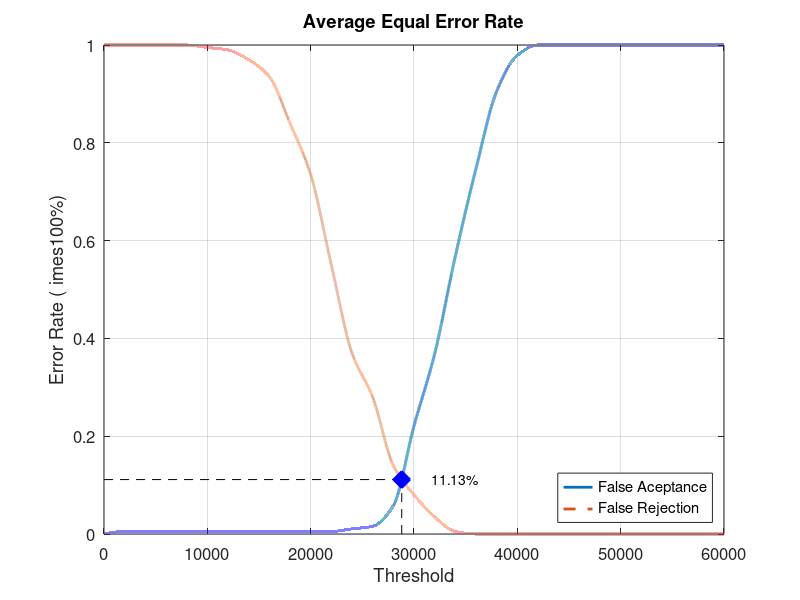
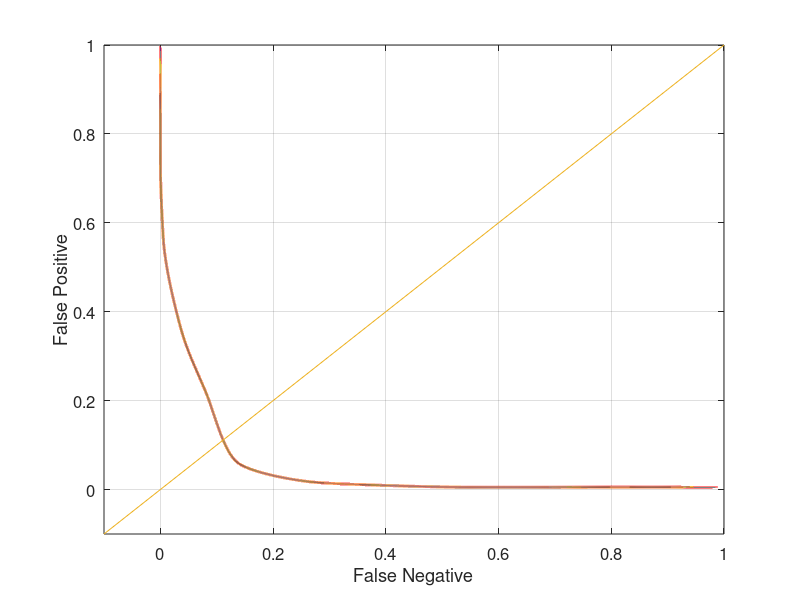

These charts were generated, in order, by the following MATLAB code:
close all;
clear;
clc;
x = 0:2000:60000;
xq = 0:0.5:60000;

y0 = [0 0.00526316 0.00526316 0.00526316 0.00526316 0.00526316 0.00526316 0.00526316 0.00526316 0.00526316 0.00526316 0.00526316 0.0105263 0.0157895 0.0578947 0.221053 0.368421 0.568421 0.747368 0.905263 0.978947 1 1 1 1 1 1 1 1 1 1]
yy0 = interp1(x, y0, xq, 'pchip');
y1 = [1 1 1 1 1 0.995 0.99 0.97 0.935 0.84 0.735 0.55 0.37 0.28 0.14 0.08 0.035 0.005 0 0 0 0 0 0 0 0 0 0 0 0 0]
yy1 = interp1(x, y1, xq, 'pchip');

% Calculating EER: 
y2 = abs(y0 - y1);
find(y2 == min(y2))
yy2 = abs(yy0 - yy1);
xEER = find(yy2 == min(yy2));
xEERIndex = xq(xEER) % X-axis EER
yEER = yy0(xEER) % Y-axis EER

main = figure
plot(xq, yy0,'-','LineWidth', 2);	hold on
plot(xq, yy1,'--','LineWidth', 2);	hold on
plot([xEERIndex xEERIndex], [0 yEER], 'k--');	hold on
plot([0 xEERIndex], [yEER yEER], 'k--');	hold on
plot(xEERIndex, yEER, 'bx', 'LineWidth', 10);	hold on
text(xEERIndex + 10 * xEERIndex / 100, yEER, [num2str(round((10000 * yEER)) / 100) '%'])
legend('False Aceptance', 'False Rejection', 'Location', 'SouthEast')
xlabel('Threshold')
ylabel('Error Rate (	imes100%)')
title('Average Equal Error Rate')
set(gca, 'FontSize', 12)
axis([0 60000 0 1])
grid on

print(main, 'Database5_3Main', '-dpng');
FNRxFPR = figure('Color', [1 1 1]);
plot(yy1, yy0, '-', yy1, yy0, 'LineWidth', 2);
hold on
y = -0.1:0.1:1
plot(y, y); 
set(gca, 'FontSize', 12)
xlabel('False Negative')
ylabel('False Positive')
axis([-0.1 1 -0.1 1])
set(gca, 'FontSize', 12)
grid on

print(FNRxFPR, 'Database5_3FNRxFPR','-dpng');
